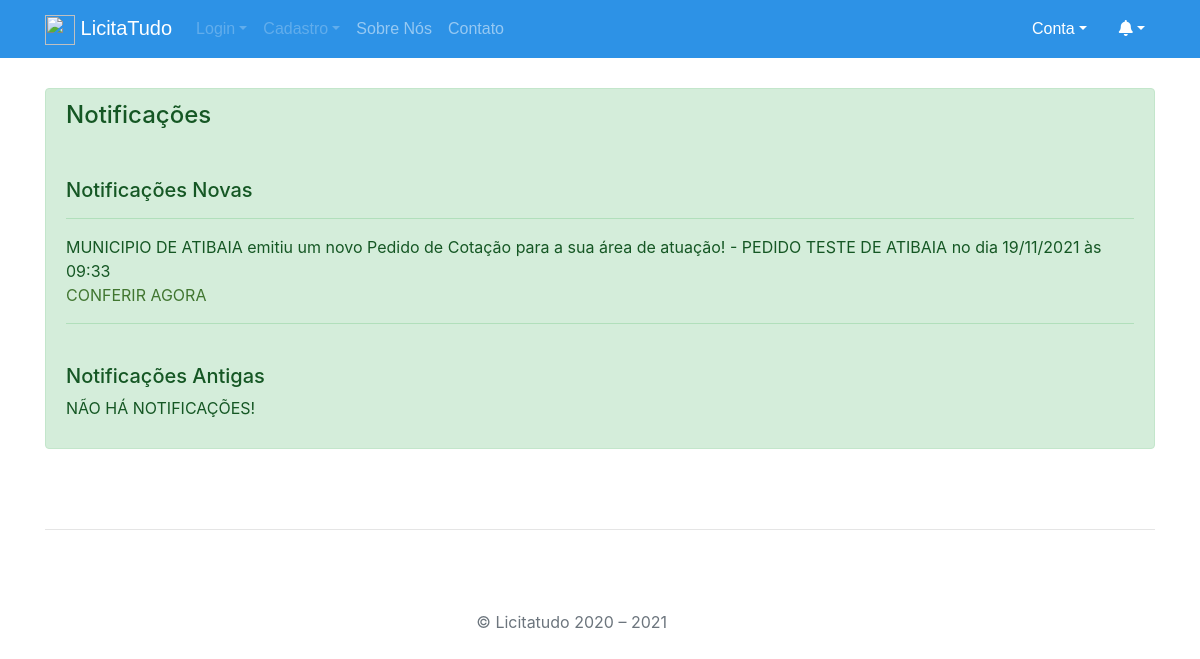
/src/Cadastro/Privado/notificacoes.php (signed in), run on an earlier commit of the app's database.
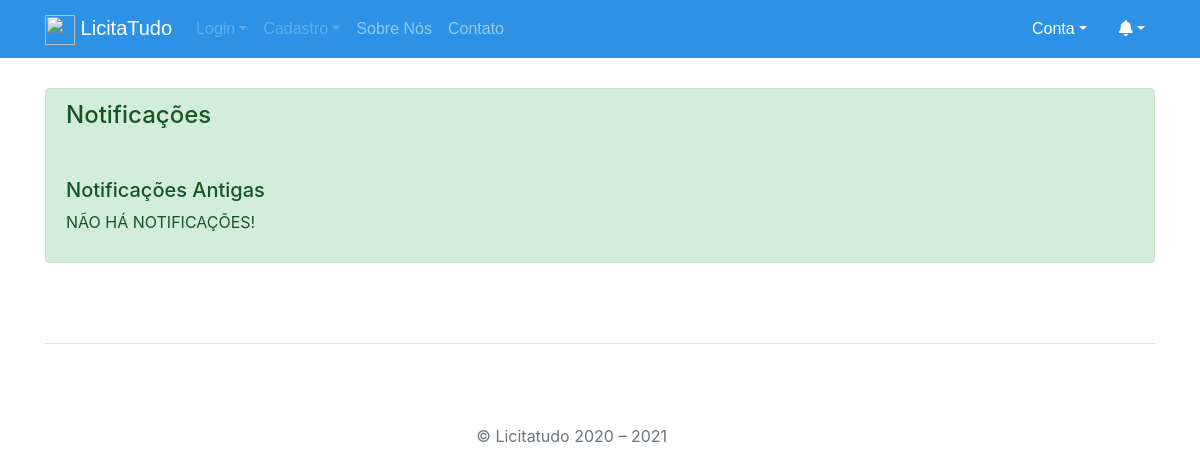
And on a later commit of the database.
### tables this page shows
CREATE TABLE IF NOT EXISTS `notificacao_pedido` (
  `cod` int(11) NOT NULL AUTO_INCREMENT,
  `pedido` int(11) DEFAULT NULL,
  `empresa` char(14) DEFAULT NULL,
  `status` int(11) DEFAULT NULL,
  PRIMARY KEY (`cod`),
  KEY `FK_notificacao_pedido_empresa_privada` (`empresa`),
  KEY `FK_notificacao_pedido_pedido` (`pedido`),
  KEY `FK_notificacao_pedido_status_notificacao` (`status`),
  CONSTRAINT `FK_notificacao_pedido_empresa_privada` FOREIGN KEY (`empresa`) REFERENCES `empresa_privada` (`cnpj`),
  CONSTRAINT `FK_notificacao_pedido_pedido` FOREIGN KEY (`pedido`) REFERENCES `pedido` (`cod`),
  CONSTRAINT `FK_notificacao_pedido_status_notificacao` FOREIGN KEY (`status`) REFERENCES `status_notificacao` (`cod`)
);

CREATE TABLE IF NOT EXISTS `instituicao_publica` (
  `cnpj` char(14) NOT NULL,
  `razao_social` varchar(150) DEFAULT NULL,
  `nome_fantasia` varchar(150) DEFAULT NULL,
  `efr` varchar(50) DEFAULT NULL,
  `email` varchar(40) DEFAULT NULL,
  `natureza` varchar(80) DEFAULT NULL,
  `telefone` varchar(30) DEFAULT NULL,
  `status_cadastro` int(11) DEFAULT NULL,
  PRIMARY KEY (`cnpj`),
  KEY `FK_instituicao_publica-status-cadastro` (`status_cadastro`),
  CONSTRAINT `FK_instituicao_publica-status-cadastro` FOREIGN KEY (`status_cadastro`) REFERENCES `status_cadastro` (`cod`)
);

CREATE TABLE IF NOT EXISTS `pedido` (
  `cod` int(11) NOT NULL AUTO_INCREMENT,
  `titulo` varchar(100) DEFAULT NULL,
  `descricao` text DEFAULT NULL,
  `data_abertura` datetime DEFAULT NULL,
  `data_fechamento` datetime DEFAULT NULL,
  `distancia` int(6) DEFAULT NULL,
  `status` int(11) DEFAULT NULL,
  `modo` int(11) DEFAULT NULL,
  `cnpj` char(14) DEFAULT NULL,
  `endereco_entrega` int(11) DEFAULT NULL,
  PRIMARY KEY (`cod`),
  KEY `FK_pedido-instituicao_publica` (`cnpj`),
  KEY `FK_pedido-modo_pedido` (`modo`),
  KEY `FK_pedido-status_pedido` (`status`),
  KEY `FK_pedido_endereco_instituicao_publica` (`endereco_entrega`),
  CONSTRAINT `FK_pedido-instituicao_publica` FOREIGN KEY (`cnpj`) REFERENCES `instituicao_publica` (`cnpj`) ON DELETE NO ACTION ON UPDATE NO ACTION,
  CONSTRAINT `FK_pedido-modo_pedido` FOREIGN KEY (`modo`) REFERENCES `modo_pedido` (`cod`) ON DELETE NO ACTION ON UPDATE NO ACTION,
  CONSTRAINT `FK_pedido-status_pedido` FOREIGN KEY (`status`) REFERENCES `status_pedido` (`cod`) ON DELETE NO ACTION ON UPDATE NO ACTION,
  CONSTRAINT `FK_pedido_endereco_instituicao_publica` FOREIGN KEY (`endereco_entrega`) REFERENCES `endereco_instituicao_publica` (`cod`) ON DELETE NO ACTION ON UPDATE NO ACTION
);

### src/Cadastro/Privado/notificacoes.php (the view, shortened to what the changed rows need)
<?php
    $connection  = require "../../scripts/connectionClass.php";
    $cnpj = $_SESSION['cnpj'];
    $sqlPedidos = "SELECT COUNT(notificacao_pedido.cod) FROM notificacao_pedido
    WHERE notificacao_pedido.empresa = $cnpj AND
    notificacao_pedido.status = 1";
    $nroNotificacoes = 0;
foreach ($connection->query($sqlPedidos) as $key => $value) {
    $nroNotificacoes = $value['COUNT(notificacao_pedido.cod)'];
}
$sqlNovasNotificacoes = "SELECT pedido,
notificacao_pedido.cod,
pedido.data_abertura,
instituicao_publica.razao_social,
pedido.titulo
FROM notificacao_pedido
INNER JOIN pedido ON notificacao_pedido.pedido = pedido.cod
INNER JOIN instituicao_publica ON pedido.cnpj = instituicao_publica.cnpj
WHERE notificacao_pedido.empresa = $cnpj AND
notificacao_pedido.status = 1
";
?>
<!DOCTYPE html>
<html lang="pt-br">
    <head>
        <link rel="stylesheet" href="https://stackpath.bootstrapcdn.com/bootstrap/4.4.1/css/bootstrap.min.css">
        <link rel="stylesheet" href="../../scripts/utils/style.css">
        <link  rel="stylesheet" href="../../scripts/utils/fontawesome/css/all.css">
        <link rel="stylesheet" href="../../scripts/utils/default.css">
    </head>
    <body>
        <div class="container py-4" id="container-corpoindex">
            <div class="alert alert-success" role="alert">
                <p>
                    <?php
                    if ($nroNotificacoes == 0) {
                    } else {
                        echo "<BR><h5 class='alert-heading'>Notificações Novas</h5><hr>";
                        foreach ($connection->query($sqlNovasNotificacoes) as $key => $value) {
                            $tituloPedido = $value['titulo'];
                            $valorData = strtotime($value['data_abertura']);
                            $data = strftime('%d/%m/%Y', $valorData);
                            $hora = strftime('%H:%M', $valorData);
                            echo  "<p> " . $value["razao_social"] .  " emitiu um novo Pedido de Cotação para a sua área de atuação! - $tituloPedido no dia $data às $hora";
                            echo "<br><a href='alteraNotificacao.php?codNotificacao=" . $value["cod"] . "&codPedido=" . $value["pedido"] . "'>CONFERIR AGORA</a></p><hr>";
                        }
                    }
                    echo "<BR><h5 class='alert-heading'>Notificações Antigas</h5>";
                    $nullNotificacoesAntigas = "<p>NÃO HÁ NOTIFICAÇÕES!</p>";
                    echo $nullNotificacoesAntigas;
                    ?>
                </p>
            </div>
        </div>
    </body>
</html>

What changed in the data, as far as the page shows it:
removed notificacao_pedido: instituicao_publica.razao_social "MUNICIPIO DE ATIBAIA", pedido.titulo "PEDIDO TESTE DE ATIBAIA", pedido.data_abertura "19/11/2021", pedido.data_abertura "09:33"
Also different on the page:
text no longer shown: "Notificações Novas"
